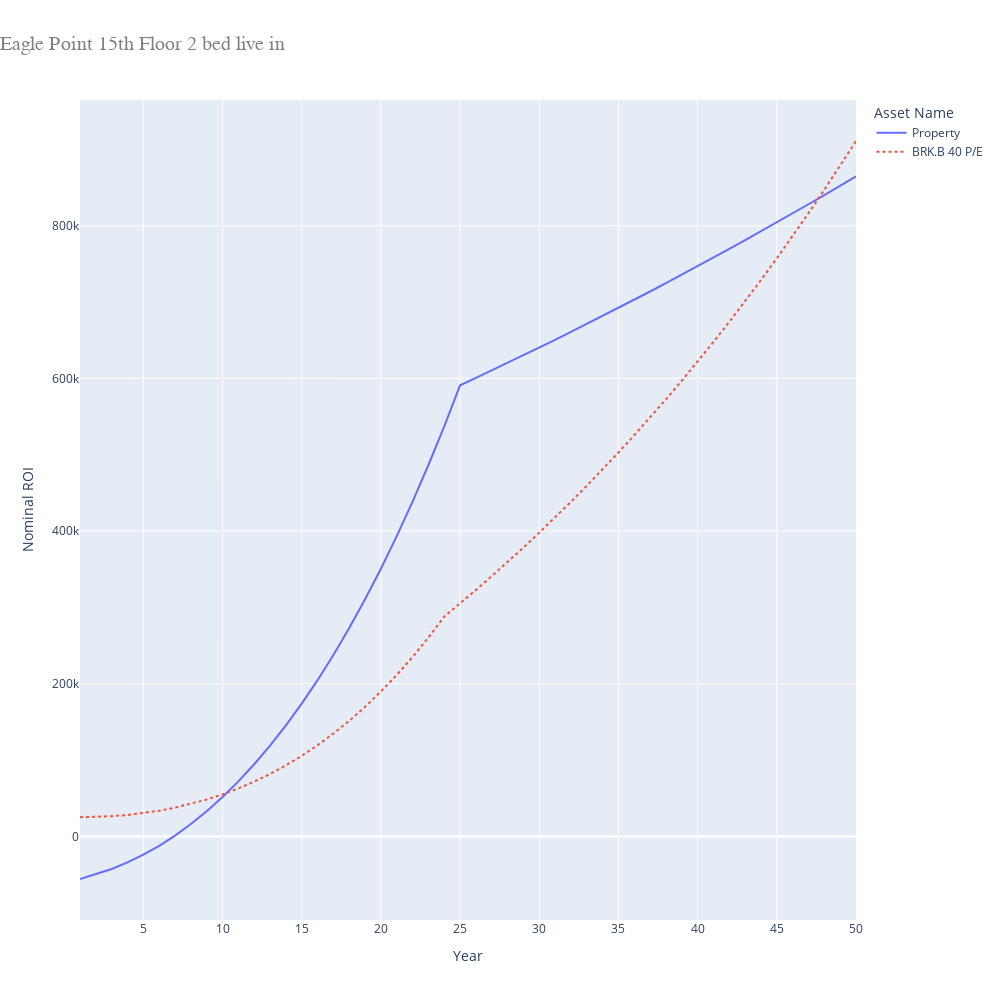

The notebook cell saved with this chart:
### Code cell
property_price = 1050000
#repayment_mortgage =  RepaymentMortgage(850000*0.75, 25, fixed_interest_rate,
#                             {1 * 12: 0.1, 2 * 12: 0.1, 3 * 12: 0.1, 4 * 12: 0.1, 5 * 12: 1})

repayment_mortgage =  RepaymentMortgage(property_price*0.75, 25, fixed_interest_rate)

asset_name = "Property"
asset_dictionary[asset_name] = LeaseholdProperty(False, property_price,
                                                                                       monthly_gross_rental=0,
                                                                                       rental_tax=0,
                                                                                       months_occupied_out_of_12=8,
                                                                                       agency_percentage=lixing_agency_percentage,
                                                                                       annual_service_charge=7 * 677,
                                                                                       annual_ground_rent=600,
                                                                                       mortgage = repayment_mortgage)
opportunity_cost_property = asset_dictionary[asset_name]
#opportunity_cost_property.will_you_live_in_this = False

yearly_principle_repayments = []
previous_year = opportunity_cost_property.mortgage.total_principle_paid(1)
yearly_principle_repayments.append(previous_year)
for year in range(2, 25):
    current_year = opportunity_cost_property.mortgage.total_principle_paid(year)
    yearly_principle_repayments.append(current_year - previous_year - cost_of_renting_alone*12)
    previous_year = current_year
#print(repayment_mortgage.payment_table)
print(yearly_principle_repayments)
asset_dictionary["BRK.B 40 P/E"] = HLStock(opportunity_cost_property.property_value*.25, stock_price_to_earnings, yearly_principle_repayments)
(headers, table, graph_source) = generateHeaderTableAndGraphSource()

fig = px.line(graph_source, 
              x='Year', 
              y='Nominal ROI', 
              color='Asset Name',
              line_dash='Asset Name',
              title='Eagle Point 15th Floor 2 bed live in',
              width=1000,
              height=1000)

fig.update_layout(
    title_font_size=20,
    title_font_family='Courier',
    title_font_color='gray',
    title_x=0
)

fig.show()

### Figure 1 — Plotly figure (JSON) as saved in the notebook; plotly's stock layout.template omitted (floating-point values rounded to 4 significant figures)
{"data": [{"hovertemplate": "Asset Name=Property<br>Year=%{x}<br>Nominal ROI=%{y}<extra></extra>", "legendgroup": "Property", "line": {"color": "#636efa", "dash": "solid"}, "marker": {"symbol": "circle"}, "mode": "lines", "name": "Property", "orientation": "v", "showlegend": true, "type": "scatter", "x": [1, 2, 3, 4, 5, 6, 7, 8, 9, 10, 11, 12, 13, 14, 15, 16, 17, 18, 19, 20, 21, 22, 23, 24, 25, 26, 27, 28, 29, 30, 31, 32, 33, 34, 35, 36, 37, 38, 39, 40, 41, 42, 43, 44, 45, 46, 47, 48, 49, 50], "xaxis": "x", "y": [-55760.0, -49670.0, -42620.0, -34060.0, -23950.0, -12230.0, 1133.0, 16200.0, 33030.0, 51660.0, 72160.0, 94590.0, 119000.0, 145400.0, 174000.0, 204700.0, 237700.0, 273000.0, 310700.0, 350800.0, 393400.0, 438700.0, 486600.0, 537400.0, 591000.0, 600700.0, 610500.0, 620300.0, 630300.0, 640400.0, 650600.0, 660900.0, 671300.0, 681800.0, 692400.0, 703100.0, 713900.0, 724800.0, 735900.0, 747000.0, 758300.0, 769600.0, 781100.0, 792700.0, 804400.0, 816300.0, 828200.0, 840300.0, 852500.0, 864800.0], "yaxis": "y"}, {"hovertemplate": "Asset Name=BRK.B 40 P/E<br>Year=%{x}<br>Nominal ROI=%{y}<extra></extra>", "legendgroup": "BRK.B 40 P/E", "line": {"color": "#EF553B", "dash": "dot"}, "marker": {"symbol": "circle"}, "mode": "lines", "name": "BRK.B 40 P/E", "orientation": "v", "showlegend": true, "type": "scatter", "x": [1, 2, 3, 4, 5, 6, 7, 8, 9, 10, 11, 12, 13, 14, 15, 16, 17, 18, 19, 20, 21, 22, 23, 24, 25, 26, 27, 28, 29, 30, 31, 32, 33, 34, 35, 36, 37, 38, 39, 40, 41, 42, 43, 44, 45, 46, 47, 48, 49, 50], "xaxis": "x", "y": [25240.0, 25550.0, 26510.0, 28160.0, 30550.0, 33710.0, 37710.0, 42570.0, 48360.0, 55130.0, 62920.0, 71810.0, 81840.0, 93090.0, 105600.0, 119500.0, 134800.0, 151500.0, 169900.0, 189900.0, 211600.0, 235100.0, 260600.0, 288100.0, 305300.0, 322900.0, 341000.0, 359500.0, 378500.0, 398000.0, 418000.0, 438400.0, 459400.0, 481000.0, 503000.0, 525700.0, 548900.0, 572700.0, 597100.0, 622200.0, 647800.0, 674200.0, 701200.0, 729000.0, 757400.0, 786600.0, 816500.0, 847200.0, 878700.0, 911100.0], "yaxis": "y"}], "layout": {"height": 1000, "legend": {"title": {"text": "Asset Name"}, "tracegroupgap": 0}, "title": {"font": {"color": "gray", "family": "Courier", "size": 20}, "text": "Eagle Point 15th Floor 2 bed live in", "x": 0}, "width": 1000, "xaxis": {"anchor": "y", "domain": [0, 1], "title": {"text": "Year"}}, "yaxis": {"anchor": "x", "domain": [0, 1], "title": {"text": "Nominal ROI"}}}}
